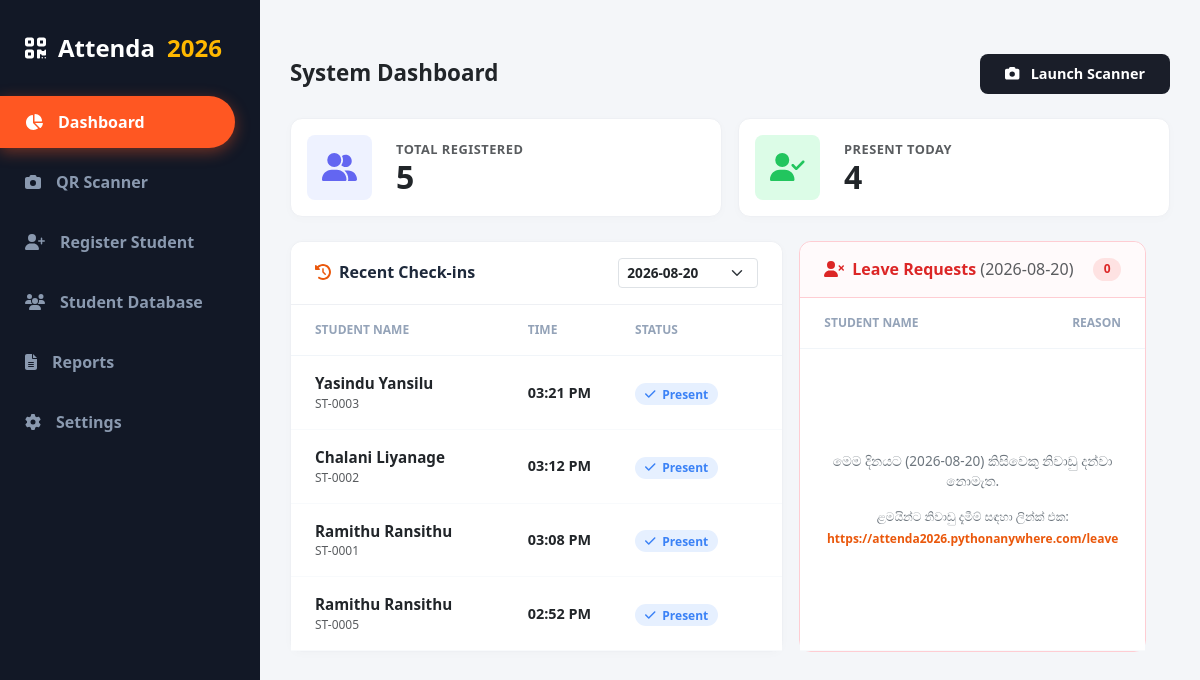
The page / on the database its author committed.
### tables this page shows
CREATE TABLE attendance (
            id INTEGER PRIMARY KEY AUTOINCREMENT,
            index_no TEXT,
            student_name TEXT,
            class_name TEXT,
            status TEXT,
            date TEXT,
            time TEXT
        );

### app.py (the view)
@app.route("/")
def index():
    conn = sqlite3.connect(DB_PATH)
    conn.row_factory = sqlite3.Row
    cursor = conn.cursor()
    cursor.execute("SELECT COUNT(*) FROM students")
    total_students = cursor.fetchone()[0]
    today = datetime.now(ZoneInfo("Asia/Colombo")).strftime("%Y-%m-%d")
    selected_date = request.args.get("date", today)
    cursor.execute("SELECT COUNT(*) FROM attendance WHERE date = ?", (today,))
    present_today = cursor.fetchone()[0]
    absent_today = total_students - present_today
    cursor.execute(
        "SELECT * FROM attendance WHERE date = ? ORDER BY id DESC",
        (selected_date,),
    )
    recent_logs = cursor.fetchall()
    cursor.execute("SELECT * FROM leave_requests WHERE date = ?", (today,))
    absences_today = cursor.fetchall()
    cursor.execute("SELECT DISTINCT date FROM attendance ORDER BY date DESC")
    available_dates = [row["date"] for row in cursor.fetchall()]
    if today not in available_dates:
        available_dates.insert(0, today)
    conn.close()
    return render_template(
        "index.html",
        total_students=total_students,
        present_today=present_today,
        absent_today=absent_today,
        logs=recent_logs,
        absences=absences_today,
        available_dates=available_dates,
        selected_date=selected_date,
        today=today,
    )

### templates/index.html (shortened to what this page needs)
<!DOCTYPE html>
<html lang="en">
<head>
    <script src="https://cdn.tailwindcss.com"></script>
    <link href="https://cdn.jsdelivr.net/npm/bootstrap@5.3.0/dist/css/bootstrap.min.css" rel="stylesheet">
    <link rel="stylesheet" href="https://cdnjs.cloudflare.com/ajax/libs/font-awesome/6.4.0/css/all.min.css">
</head>
<body>
    <div class="sidebar">
        <div>
            <div class="sidebar-brand">
                <i class="fa-solid fa-qrcode"></i>
                Attenda<span>2026</span>
            </div>
            <ul class="sidebar-nav">
                <li class="active">
                    <a href="{{ url_for('index') }}">
                        <i class="fa-solid fa-chart-pie"></i>
                        <span>Dashboard</span>
                    </a>
                </li>
                <li>
                    <a href="{{ url_for('scanner') }}">
                        <i class="fa-solid fa-camera"></i>
                        <span>QR Scanner</span>
                    </a>
                </li>
                <li>
                    <a href="{{ url_for('register') }}">
                        <i class="fa-solid fa-user-plus"></i>
                        <span>Register Student</span>
                    </a>
                </li>
                <li>
                    <a href="{{ url_for('students') }}">
                        <i class="fa-solid fa-users"></i>
                        <span>Student Database</span>
                    </a>
                </li>
                <li class="{% if request.endpoint == 'reports' %}active{% endif %}">
                    <a href="{{ url_for('reports') }}">
                        <i class="fa-solid fa-file-lines"></i>
                        Reports
                    </a>
                </li>
                <li>
                    <a href="{{ url_for('settings') }}">
                        <i class="fa-solid fa-gear"></i>
                        <span>Settings</span>
                    </a>
                </li>
            </ul>
        </div>
    </div>
        <div class="sidebar-footer">
            <span class="watermark-text">By Ransithu Wave Lk</span>
            <span class="watermark-version">Version 1.1</span>
        </div>
    <div class="main-content">
        <div class="d-flex justify-content-between align-items-center mb-4">
            <h3 class="fw-bold text-dark mb-0" style="font-size: 1.4rem;">System Dashboard</h3>
            <a href="{{ url_for('scanner') }}" class="btn text-white px-4 py-2" style="background-color: #1a1e29; border-radius: 8px; font-size: 0.9rem; font-weight: 600;">
                <i class="fa-solid fa-camera me-2"></i> Launch Scanner
            </a>
        </div>
        <div class="row mb-4">
            <div class="col-md-6 pe-md-2 mb-3 mb-md-0">
                <div class="stat-card p-3">
                    <div class="d-flex align-items-center">
                        <div class="rounded-3 d-flex align-items-center justify-content-center me-4" style="width: 65px; height: 65px; background-color: #eef2ff; color: #6366f1;">
                            <i class="fa-solid fa-user-group fs-3"></i>
                        </div>
                        <div>
                            <div class="fw-bold text-muted" style="font-size: 0.8rem; letter-spacing: 0.5px;">TOTAL REGISTERED</div>
                            <div class="fw-bolder text-dark mb-0" style="font-size: 2rem; line-height: 1.1;">{{ total_students }}</div>
                        </div>
                    </div>
                </div>
            </div>
            <div class="col-md-6 ps-md-2">
                <div class="stat-card p-3">
                    <div class="d-flex align-items-center">
                        <div class="rounded-3 d-flex align-items-center justify-content-center me-4" style="width: 65px; height: 65px; background-color: #dcfce7; color: #22c55e;">
                            <i class="fa-solid fa-user-check fs-3"></i>
                        </div>
                        <div>
                            <div class="fw-bold text-muted" style="font-size: 0.8rem; letter-spacing: 0.5px;">PRESENT TODAY</div>
                            <div class="fw-bolder text-dark mb-0" style="font-size: 2rem; line-height: 1.1;">{{ present_today }}</div>
                        </div>
                    </div>
                </div>
            </div>
        </div>
        <div class="row align-items-stretch">
          <div class="row mb-4">
    <div class="col-lg-7 pe-lg-2 mb-4 mb-lg-0">
        <div class="stat-card h-100 d-flex flex-column">
            <div class="bg-white py-3 px-4 d-flex justify-content-between align-items-center" style="border-bottom: 1px solid #eef0f4; border-radius: 12px 12px 0 0;">
                <h6 class="mb-0 fw-bold" style="color: #1e293b; font-size: 1rem;">
                    <i class="fa-solid fa-clock-rotate-left me-2" style="color: #ea580c;"></i>Recent Check-ins
                </h6>
                <form method="GET" action="{{ url_for('index') }}" class="mb-0">
                    <select name="date" class="form-select form-select-sm" style="font-size: 0.85rem; font-weight: 600; width: 140px;" onchange="this.form.submit()">
                        {% for d in available_dates %}
                            <option value="{{ d }}" {% if d == selected_date %}selected{% endif %}>
                                {{ d }}
                            </option>
                        {% endfor %}
                    </select>
                </form>
            </div>
            <div class="p-0 flex-grow-1">
                <div class="table-responsive">
                    <table class="table custom-table table-borderless align-middle mb-0">
                        <thead>
                            <tr>
                                <th class="ps-4 py-3">STUDENT NAME</th>
                                <th class="py-3">TIME</th>
                                <th class="pe-4 py-3">STATUS</th>
                            </tr>
                        </thead>
                        <tbody>
                            {% for log in logs %}
                            <tr>
                                <td class="ps-4 py-3">
                                    <div class="fw-bold text-dark" style="font-size: 0.95rem;">{{ log.student_name }}</div>
                                    <div class="text-muted" style="font-size: 0.75rem;">{{ log.index_no }}</div>
                                </td>
                                <td class="fw-bold text-dark" style="font-size: 0.9rem;">{{ log.time }}</td>
                                <td class="pe-4">
                                    {% if 'Paid' in log.status or 'PAID' in log.status %}
                                        <span class="badge badge-paid rounded-pill fw-bold">
                                            <i class="fa-solid fa-circle-check me-1"></i> {{ log.status }}
                                        </span>
                                    {% else %}
                                        <span class="badge badge-present rounded-pill fw-bold">
                                            <i class="fa-solid fa-check me-1"></i> {{ log.status }}
                                        </span>
                                    {% endif %}
                                </td>
                            </tr>
                            {% else %}
                            <tr>
                                <td colspan="3" class="text-center py-5 text-muted">
                                    <div style="font-size: 0.85rem; color: #94a3b8;">මෙම දිනයට ({{ selected_date }}) සිසුන් පැමිණ නොමැත.</div>
                                </td>
                            </tr>
                            {% endfor %}
                        </tbody>
                    </table>
                </div>
            </div>
        </div>
    </div>
    <div class="col-lg-5 ps-lg-2">
        <div class="absent-card h-100 d-flex flex-column">
            <div class="absent-header py-3 px-4 d-flex justify-content-between align-items-center flex-wrap gap-2" style="border-bottom: 1px solid #fecdd3; border-radius: 12px 12px 0 0;">
                <h6 class="mb-0 fw-bold" style="color: #dc2626; font-size: 1rem;">
                    <i class="fa-solid fa-user-xmark me-2"></i>Leave Requests
                    <span class="text-muted fs-6 fw-normal">({{ selected_date }})</span>
                </h6>
                <span class="badge rounded-pill" style="background-color: #fee2e2; color: #dc2626; font-size: 0.75rem; padding: 0.35rem 0.65rem;">{{ absences | length if absences else 0 }}</span>
            </div>
            <div class="p-0 flex-grow-1 d-flex flex-column">
                <table class="table custom-table table-borderless align-middle mb-0 flex-grow-1">
                    <thead style="border-bottom: 1px solid #fecdd3;">
                        <tr>
                            <th class="ps-4 py-3">STUDENT NAME</th>
                            <th class="pe-4 py-3 text-end">REASON</th>
                        </tr>
                    </thead>
                    <tbody>
                        {% for abs in absences %}
                        <tr>
                            <td class="ps-4 py-3">
                                <div class="fw-bold text-dark" style="font-size: 0.95rem;">{{ abs.student_name }}</div>
                                <div class="text-muted" style="font-size: 0.75rem;">{{ abs.index_no }}</div>
                            </td>
                            <td class="pe-4 py-3 text-end text-secondary" style="font-size: 0.85rem;">{{ abs.reason }}</td>
                        </tr>
                        {% else %}
                        <tr>
                            <td colspan="2" class="text-center py-5">
                                <div class="text-secondary mb-3" style="font-size: 0.85rem; color: #94a3b8;">මෙම දිනයට ({{ selected_date }}) කිසිවෙකු නිවාඩු දන්වා නොමැත.</div>
                                <div class="text-secondary" style="font-size: 0.75rem;">ළමයින්ට නිවාඩු දැමීම් සඳහා ලින්ක් එක: <br>
                                    <a href="https://attenda2026.pythonanywhere.com/leave" target="_blank" class="fw-bold mt-1 d-inline-block" style="color: #ea580c; text-decoration: none;">https://attenda2026.pythonanywhere.com/leave</a>
                                </div>
                            </td>
                        </tr>
                        {% endfor %}
                    </tbody>
                </table>
            </div>
        </div>
    </div>
</body>
</html>

### templates/index.html (style rules this page uses)
body { background-color: #f4f6f9; font-family: 'Segoe UI', Tahoma, Geneva, Verdana, sans-serif; margin: 0; padding: 0; overflow-x: hidden; }
.sidebar { position: fixed; top: 0; left: 0; height: 100vh; width: 260px; background-color: #121826; color: #fff; display: flex; flex-direction: column; justify-content: space-between; padding-top: 20px; z-index: 1000; }
.sidebar-brand { font-size: 1.5rem; font-weight: 800; padding: 10px 20px 30px 25px; color: #fff; display: flex; align-items: center; gap: 12px; }
.sidebar-brand span { color: #ffb800; }
.sidebar-nav { list-style: none; padding: 0; margin: 0; flex-grow: 1; }
.sidebar-nav li { margin-bottom: 8px; }
.sidebar-nav li a { display: flex; align-items: center; gap: 15px; padding: 14px 25px; color: #8a99af; text-decoration: none; font-weight: 600; font-size: 1rem; transition: all 0.3s ease; }
.sidebar-nav li.active a { background-color: #ff5722; color: #fff; border-radius: 0 30px 30px 0; margin-right: 25px; box-shadow: 0 4px 15px rgba(255, 87, 34, 0.4); }
.main-content { margin-left: 260px; padding: 30px; min-height: 100vh; width: calc(100% - 260px); }
.stat-card { border: 1px solid #eef0f4; border-radius: 12px; background-color: #fff; box-shadow: 0 2px 10px rgba(0,0,0,0.02); }
.custom-table th { font-size: 0.75rem; color: #94a3b8; font-weight: 600; text-transform: uppercase; border-bottom: 1px solid #f1f5f9; }
.custom-table td { border-bottom: 1px solid #f8fafc; vertical-align: middle; }
.badge-present { background-color: #e6f0ff; color: #3b82f6; font-size: 0.75rem; padding: 0.4em 0.8em; }
.absent-card { border: 1px solid #fecdd3; border-radius: 12px; background-color: #fff; }
.absent-header { border-bottom: 1px solid #fecdd3; background-color: #fffafb; border-radius: 12px 12px 0 0; }

### rows shown on the page
attendance: student_name "Yasindu Yansilu", index_no "ST-0003", time "03:21 PM", status "Present"
attendance: student_name "Chalani Liyanage", index_no "ST-0002", time "03:12 PM", status "Present"
attendance: student_name "Ramithu Ransithu", index_no "ST-0001", time "03:08 PM", status "Present"
attendance: student_name "Ramithu Ransithu", index_no "ST-0005", time "02:52 PM", status "Present"

### other values the page prints
{{ total_students }} "5"
{{ present_today }} "4"
{{ selected_date }} "2026-08-20"
{{ absences | length if absences else 0 }} "0"
form field date "2026-08-20"
